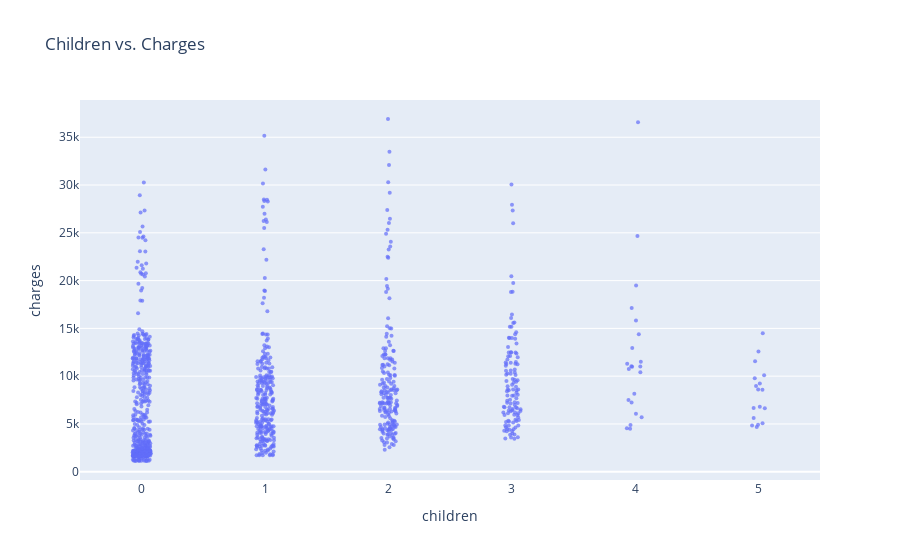

Write notebook code for a chart like this one.
### Code cell
fig = px.strip(non_smoker_df, x='children', y='charges', title= "Children vs. Charges")
fig.update_traces(marker_size=4, marker_opacity=0.7)
fig.show()

### Figure 1 — Plotly figure (JSON) as saved in the notebook; plotly's stock layout.template omitted (floating-point values rounded to 4 significant figures; data arrays with more than 128 entries replaced by an {"elided": "..."} marker saying what was removed)
{"data": [{"alignmentgroup": "True", "boxpoints": "all", "fillcolor": "rgba(255,255,255,0)", "hoveron": "points", "hovertemplate": "children=%{x}<br>charges=%{y}<extra></extra>", "legendgroup": "", "line": {"color": "rgba(255,255,255,0)"}, "marker": {"color": "#636efa", "opacity": 0.7, "size": 4}, "name": "", "offsetgroup": "", "orientation": "v", "pointpos": 0, "showlegend": false, "type": "box", "x": {"elided": "1064 int values"}, "x0": " ", "xaxis": "x", "y": {"elided": "1064 float values"}, "y0": " ", "yaxis": "y"}], "layout": {"boxmode": "group", "legend": {"tracegroupgap": 0}, "title": {"text": "Children vs. Charges"}, "xaxis": {"anchor": "y", "domain": [0, 1], "title": {"text": "children"}}, "yaxis": {"anchor": "x", "domain": [0, 1], "title": {"text": "charges"}}}}
